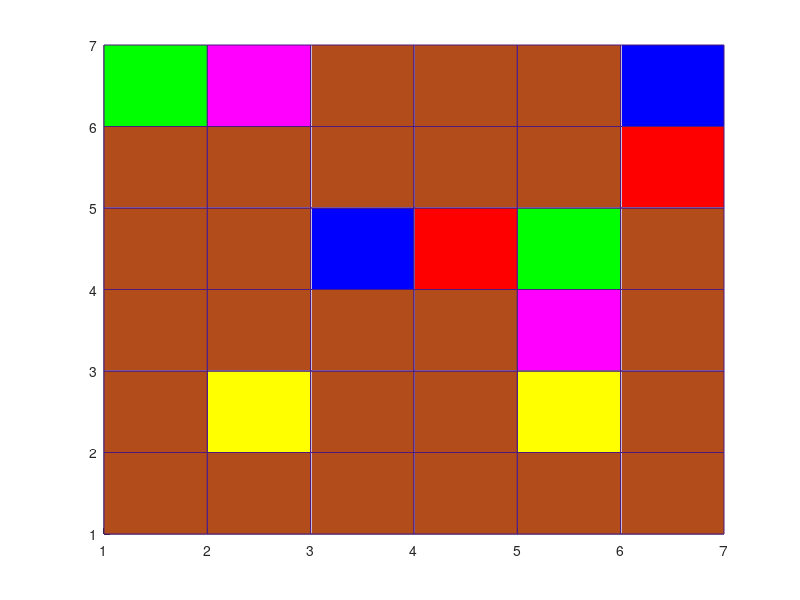

Recreate this plot in MATLAB. (Note: this script raises an error after producing the figure.)
close all
clc
clear

global ah
figure('WindowButtonMotionFcn','[x y] = wbmcb()');
%flow
axis([1 7 1 7]);
h=gcf;
s = [];
for d=1:6
    for e=1:6
    a=rectangle('position',[d e 1 1], 'Facecolor', [.7 .3 .1],'edgecolor',[.3 .1 .5]);
    s=[s,a];
    end
end
set(s([6 28]), 'Facecolor', 'g')
set(s([12 27]), 'Facecolor', 'm')
set(s([8 26]), 'Facecolor', 'y')
set(s([16 36]), 'Facecolor', 'b')
set(s([22 35]), 'Facecolor', 'r')
ah = axes('DrawMode','Fast');
hold on;